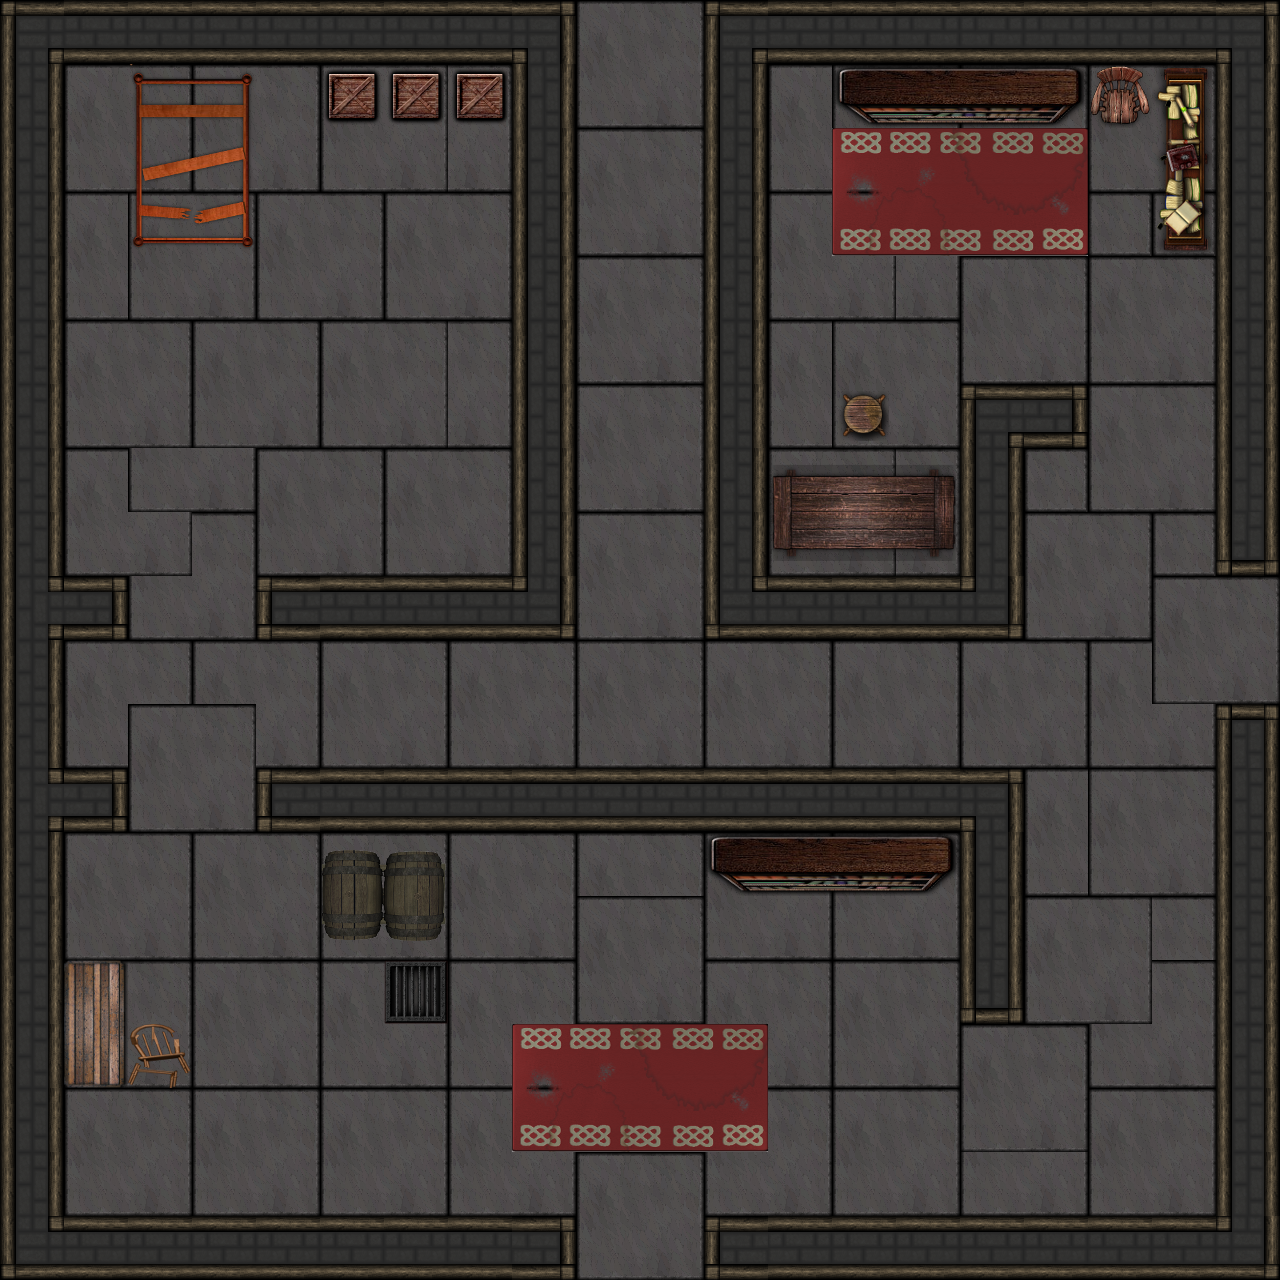

A 2D game scene composited from a Tiled map and its tileset images. What follows is a short description and the map's XML, with every tile layer's data as written:
An orthogonal 20x20 tile map with 64x64 px tiles, 2 tile layers (sol, decor), 2 tilesets and 32 objects (25x wall, 3x zombie, 3x door, ammo).

<map version="1.0" tiledversion="1.0.2" orientation="orthogonal" renderorder="right-down" width="20" height="20" tilewidth="64" tileheight="64" nextobjectid="43">
 <tileset firstgid="1" name="test_dungeon" tilewidth="64" tileheight="64" tilecount="160" columns="4">
  <image source="../img/test_dungeon.png" width="256" height="2560" />
 </tileset>
 <tileset firstgid="161" name="test_dungeon" tilewidth="64" tileheight="64" tilecount="160" columns="4">
  <image source="../img/test_dungeon.png" width="256" height="2560" />
 </tileset>
 <layer name="sol" width="20" height="20">
  <data encoding="csv">
3,2,2,2,2,2,2,2,4,13,14,3,2,2,2,2,2,2,2,4,
1,13,14,13,14,13,14,14,1,17,18,1,13,13,14,13,14,13,14,1,
1,17,18,17,18,17,18,18,1,13,14,1,17,17,18,13,14,17,18,1,
1,13,13,14,13,14,13,14,1,17,18,1,13,14,14,17,18,21,21,1,
1,17,17,18,17,18,17,18,1,13,14,1,17,18,18,13,14,13,14,1,
1,13,14,13,14,13,14,14,1,17,18,1,13,13,14,17,18,17,18,1,
1,17,18,17,18,17,18,18,1,13,14,1,17,17,18,3,10,13,14,1,
1,13,17,18,13,14,13,14,1,17,18,1,13,14,14,1,21,17,18,1,
1,17,18,14,17,18,17,18,1,13,14,1,17,18,18,1,13,14,21,9,
11,10,17,18,5,2,2,2,8,17,18,7,2,2,2,8,17,18,13,14,
1,13,14,13,14,13,14,13,14,13,14,13,14,13,14,13,14,13,17,18,
1,17,13,14,18,17,18,17,18,17,18,17,18,17,18,17,18,17,18,6,
11,10,17,18,5,2,2,2,2,2,2,2,2,2,2,4,13,13,14,1,
1,13,14,13,14,13,14,13,14,13,14,13,14,13,14,1,17,17,18,1,
1,17,18,17,18,17,18,17,18,13,14,17,18,17,18,1,13,14,14,1,
1,13,14,13,14,13,14,13,14,17,18,13,14,13,14,9,17,18,14,1,
1,17,18,17,18,17,18,17,18,13,14,17,18,17,18,13,14,17,18,1,
1,13,14,13,14,13,14,13,14,17,18,13,14,13,14,17,18,13,14,1,
1,17,18,17,18,17,18,17,18,13,14,17,18,17,18,17,18,17,18,1,
7,2,2,2,2,2,2,2,10,17,18,5,2,2,2,2,2,2,2,8
</data>
 </layer>
 <layer name="decor" width="20" height="20">
  <data encoding="csv">
0,0,0,0,0,0,0,0,0,0,0,0,0,0,0,0,0,0,0,0,
0,0,57,58,0,49,49,49,0,0,0,0,0,81,82,83,84,44,42,0,
0,0,61,62,0,0,0,0,0,0,0,0,0,69,70,71,72,0,46,0,
0,0,65,66,0,0,0,0,0,0,0,0,0,73,74,75,76,0,50,0,
0,0,0,0,0,0,0,0,0,0,0,0,0,0,0,0,0,0,0,0,
0,0,0,0,0,0,0,0,0,0,0,0,0,0,0,0,0,0,0,0,
0,0,0,0,0,0,0,0,0,0,0,0,0,56,0,0,0,0,0,0,
0,0,0,0,0,0,0,0,0,0,0,0,101,102,103,0,0,0,0,0,
0,0,0,0,0,0,0,0,0,0,0,0,105,106,107,0,0,0,0,0,
0,0,0,0,0,0,0,0,0,0,0,0,0,0,0,0,0,0,0,0,
0,0,0,0,0,0,0,0,0,0,0,0,0,0,0,0,0,0,0,0,
0,0,0,0,0,0,0,0,0,0,0,0,0,0,0,0,0,0,0,0,
0,0,0,0,0,0,0,0,0,0,0,0,0,0,0,0,0,0,0,0,
0,0,0,0,0,34,35,0,0,0,0,81,82,83,84,0,0,0,0,0,
0,0,0,0,0,38,39,0,0,0,0,0,0,0,0,0,0,0,0,0,
0,25,0,0,0,0,109,0,0,0,0,0,0,0,0,0,0,0,0,0,
0,29,28,0,0,0,0,0,69,70,71,72,0,0,0,0,0,0,0,0,
0,0,0,0,0,0,0,0,73,74,75,76,0,0,0,0,0,0,0,0,
0,0,0,0,0,0,0,0,0,0,0,0,0,0,0,0,0,0,0,0,
0,0,0,0,0,0,0,0,0,0,0,0,0,0,0,0,0,0,0,0
</data>
 </layer>
 <objectgroup name="wall">
  <object id="3" name="wall" x="64" y="0" width="512" height="64" />
  <object id="4" name="wall" x="0" y="0" width="64" height="1280" />
  <object id="5" name="wall" x="1216" y="0" width="64" height="576" />
  <object id="6" name="wall" x="704" y="64" width="64" height="576" />
  <object id="7" name="wall" x="512" y="64" width="64" height="576" />
  <object id="8" name="wall" x="64" y="1216" width="512" height="64" />
  <object id="9" name="wall" x="704" y="1216" width="512" height="64" />
  <object id="10" name="wall" x="1216" y="704" width="64" height="576" />
  <object id="12" name="wall" x="704" y="0" width="512" height="64" />
  <object id="13" name="wall" x="768" y="576" width="192" height="64" />
  <object id="14" name="wall" x="320" y="576" width="192" height="64" />
  <object id="15" name="wall" x="64" y="576" width="64" height="64" />
  <object id="16" name="wall" x="256" y="576" width="64" height="64" />
  <object id="17" name="wall" x="64" y="768" width="64" height="64" />
  <object id="18" name="wall" x="256" y="768" width="704" height="64" />
  <object id="19" name="wall" x="960" y="768" width="64" height="256" />
  <object id="20" name="wall" x="960" y="384" width="64" height="256" />
  <object id="21" name="wall" x="1024" y="384" width="64" height="64" />
  <object id="34" name="wall" x="704" y="832" width="256" height="64" />
  <object id="35" name="wall" x="320" y="832" width="128" height="128" />
  <object id="36" name="wall" x="768" y="448" width="192" height="128" />
  <object id="37" name="wall" x="832" y="64" width="256" height="64" />
  <object id="38" name="wall" x="1152" y="64" width="64" height="192" />
  <object id="39" name="wall" x="320" y="64" width="192" height="64" />
  <object id="40" name="wall" x="64" y="960" width="64" height="128" />
 </objectgroup>
 <objectgroup name="enemy">
  <object id="23" name="zombie" gid="110" x="256" y="512" width="64" height="64" />
  <object id="24" name="zombie" gid="270" x="768" y="1088" width="64" height="64" />
  <object id="42" name="zombie" gid="110" x="1088" y="512" width="64" height="64" />
 </objectgroup>
 <objectgroup name="item">
  <object id="30" name="door" gid="111" x="1216" y="704" width="64" height="128">
   <properties>
    <property name="dir" value="right" />
    <property name="link" value="map5" />
   </properties>
  </object>
  <object id="32" name="door" gid="115" x="576" y="64" width="128" height="64">
   <properties>
    <property name="dir" value="top" />
    <property name="link" value="map1" />
   </properties>
  </object>
  <object id="33" name="door" gid="115" x="576" y="1280" width="128" height="64">
   <properties>
    <property name="dir" value="bottom" />
    <property name="link" value="" />
   </properties>
  </object>
  <object id="41" name="ammo" gid="116" x="1088" y="1088" width="64" height="64" />
 </objectgroup>
</map>
